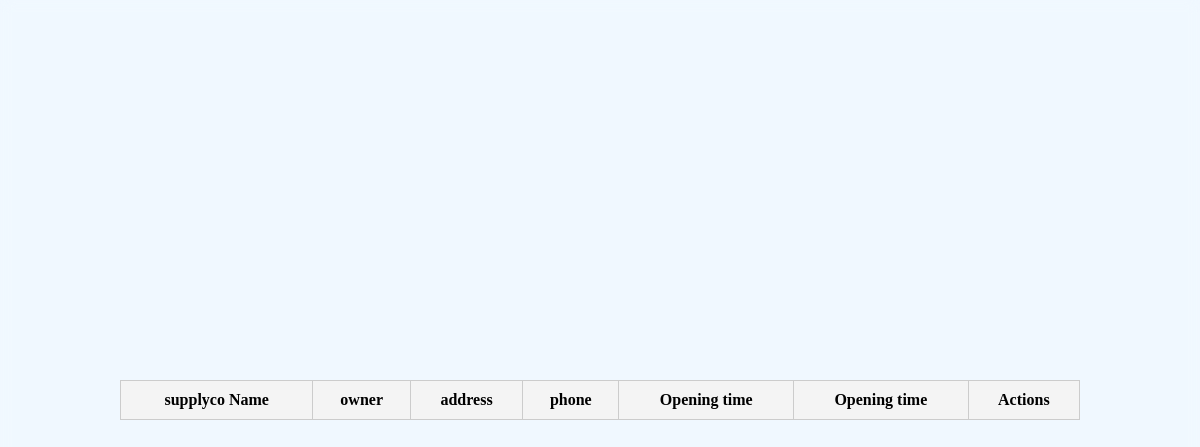
Before: /addandmanagesupplyco with the older database file.
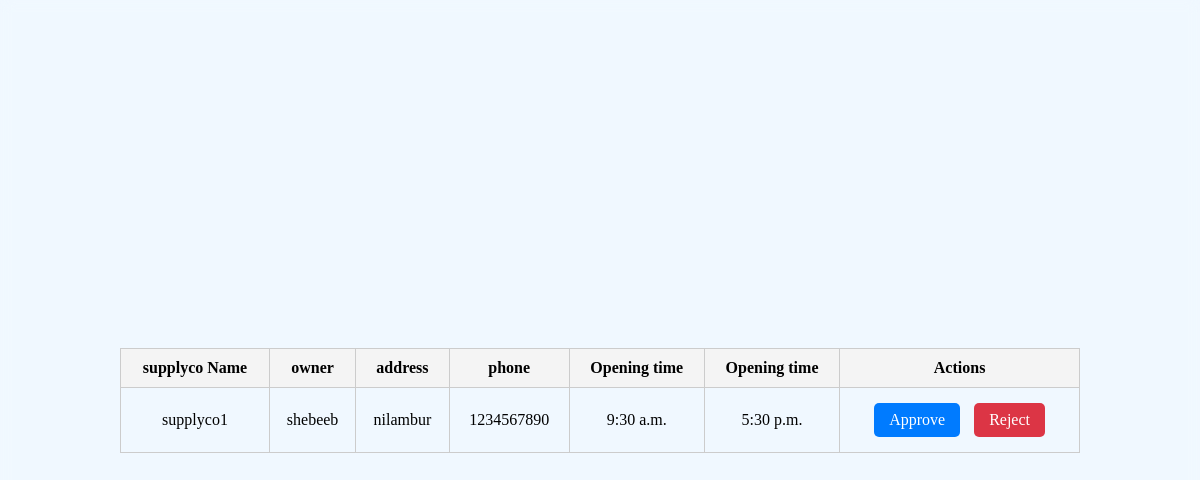
After: the same page with the newer database file.
### administrator/models.py (models this page shows)
class supplycoprofile(models.Model):
    supplycoid=models.CharField(max_length=100,null=True,blank=True)
    owner=models.CharField(max_length=100,null=True,blank=True)
    address=models.CharField(max_length=100,null=True,blank=True)
    phone=models.BigIntegerField(null=True,blank=True)
    openningtime=models.TimeField(null=True,blank=True)
    closingtime=models.TimeField(null=True,blank=True)
    LOGINID=models.ForeignKey(LoginTable,on_delete=models.CASCADE,null=True,blank=True)

### administrator/views.py (the view)
# urls.py: path('addandmanagesupplyco',addandmanagesupplyco.as_view(),name='addandmanagesupplyco'),
class addandmanagesupplyco(View):
    def get(self,request):
        c=supplycoprofile.objects.all()
        return render(request,'administrator/addandmanagesupplyco/addandmanagesupplyco.html',{'a':c})

### templates/administrator/addandmanagesupplyco/addandmanagesupplyco.html (shortened to what this page needs)
{% load static %}
<!DOCTYPE html>
<html lang="en">
<head>
    <link rel="stylesheet" href="{% static 'css/verifyshop.css' %}">
</head>
<body>
    <table>
        <tr>
            <th>supplyco Name</th>
            <th>owner</th>
            <th>address</th>
            <th>phone</th>
            <th>Opening time</th>
            <th>Opening time</th>
            <th>Actions</th>
        </tr>
        {% for i in a %}
        <tr>
            <td>{{i.supplycoid}}</td>
            <td>{{i.owner}}</td>
            <td>{{i.address}}</td>
            <td>{{i.phone}}</td>
            <td>{{i.openningtime}}</td>
            <td>{{i.closingtime}}</td>
            <td>
                <a href="approve_supplyco/{{i.LOGINID.id}}" class="approve">Approve</a>
                <a href="reject_supplyco/{{i.LOGINID.id}}" class="reject">Reject</a>
            </td>
        </tr>
        {% endfor %}
    </table>
</body>
</html>

Changed rows visible on the page:
added supplycoprofile: supplycoid "supplyco1", owner "shebeeb", address "nilambur", phone "1234567890", openningtime "9:30 a.m.", closingtime "5:30 p.m."
